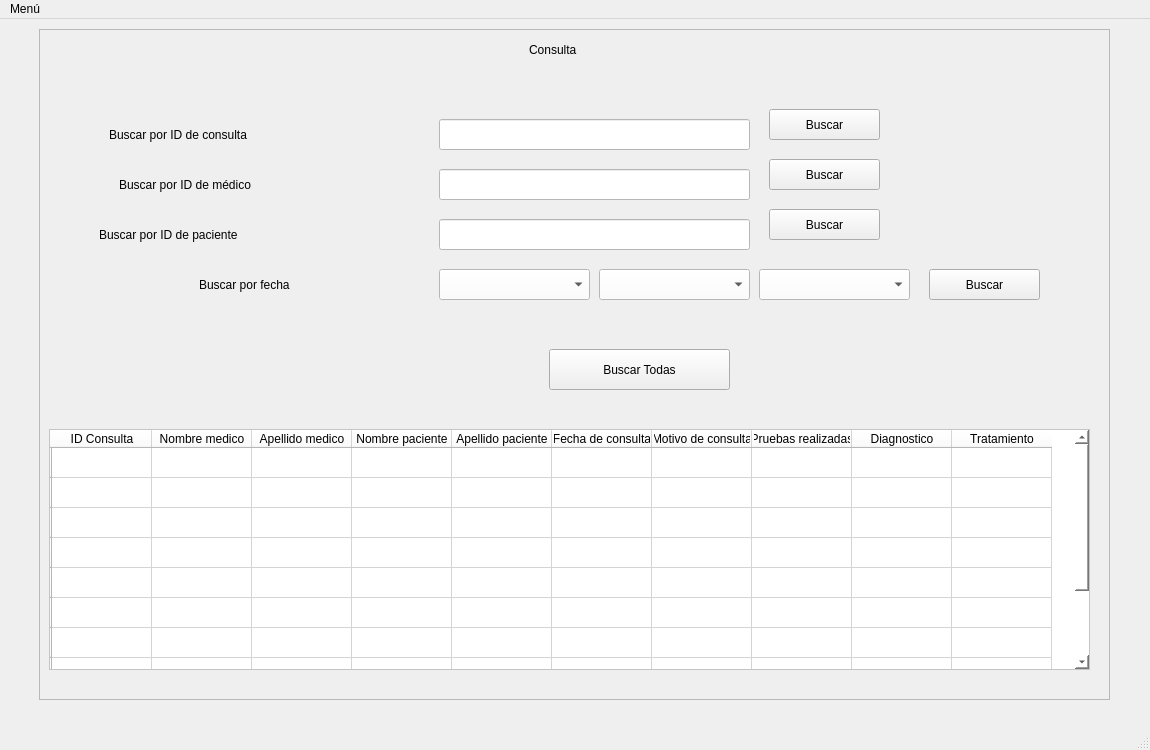
<?xml version="1.0" encoding="UTF-8"?>
<ui version="4.0">
 <class>BuscarConsulta</class>
 <widget class="QMainWindow" name="BuscarConsulta">
  <property name="geometry">
   <rect>
    <x>0</x>
    <y>0</y>
    <width>1150</width>
    <height>750</height>
   </rect>
  </property>
  <property name="minimumSize">
   <size>
    <width>1100</width>
    <height>700</height>
   </size>
  </property>
  <property name="maximumSize">
   <size>
    <width>1150</width>
    <height>750</height>
   </size>
  </property>
  <property name="windowTitle">
   <string>Buscar consulta</string>
  </property>
  <property name="styleSheet">
   <string notr="true"/>
  </property>
  <widget class="QWidget" name="centralwidget">
   <widget class="QFrame" name="frame">
    <property name="geometry">
     <rect>
      <x>39</x>
      <y>10</y>
      <width>1071</width>
      <height>671</height>
     </rect>
    </property>
    <property name="frameShape">
     <enum>QFrame::StyledPanel</enum>
    </property>
    <property name="frameShadow">
     <enum>QFrame::Raised</enum>
    </property>
    <widget class="QLabel" name="label">
     <property name="geometry">
      <rect>
       <x>490</x>
       <y>10</y>
       <width>111</width>
       <height>21</height>
      </rect>
     </property>
     <property name="text">
      <string>Consulta</string>
     </property>
    </widget>
    <widget class="QTableWidget" name="TablaConsultas">
     <property name="geometry">
      <rect>
       <x>10</x>
       <y>400</y>
       <width>1041</width>
       <height>241</height>
      </rect>
     </property>
     <property name="styleSheet">
      <string notr="true">background-color: rgb(255, 255, 255);
color: rgb(0, 0, 0);
font: 8.5pt &quot;MS Shell Dlg 2&quot;;</string>
     </property>
     <row>
      <property name="text">
       <string/>
      </property>
     </row>
     <row>
      <property name="text">
       <string/>
      </property>
     </row>
     <row>
      <property name="text">
       <string/>
      </property>
     </row>
     <row>
      <property name="text">
       <string/>
      </property>
     </row>
     <row>
      <property name="text">
       <string/>
      </property>
     </row>
     <row>
      <property name="text">
       <string/>
      </property>
     </row>
     <row>
      <property name="text">
       <string/>
      </property>
     </row>
     <row>
      <property name="text">
       <string/>
      </property>
     </row>
     <row>
      <property name="text">
       <string/>
      </property>
     </row>
     <row>
      <property name="text">
       <string/>
      </property>
     </row>
     <column>
      <property name="text">
       <string>ID Consulta</string>
      </property>
     </column>
     <column>
      <property name="text">
       <string>Nombre medico</string>
      </property>
     </column>
     <column>
      <property name="text">
       <string>Apellido medico</string>
      </property>
     </column>
     <column>
      <property name="text">
       <string>Nombre paciente</string>
      </property>
     </column>
     <column>
      <property name="text">
       <string>Apellido paciente</string>
      </property>
     </column>
     <column>
      <property name="text">
       <string>Fecha de consulta</string>
      </property>
     </column>
     <column>
      <property name="text">
       <string>Motivo de consulta</string>
      </property>
     </column>
     <column>
      <property name="text">
       <string>Pruebas realizadas</string>
      </property>
     </column>
     <column>
      <property name="text">
       <string>Diagnostico</string>
      </property>
     </column>
     <column>
      <property name="text">
       <string>Tratamiento</string>
      </property>
     </column>
    </widget>
    <widget class="QPushButton" name="botonBuscar">
     <property name="geometry">
      <rect>
       <x>510</x>
       <y>320</y>
       <width>181</width>
       <height>41</height>
      </rect>
     </property>
     <property name="text">
      <string>Buscar Todas</string>
     </property>
    </widget>
    <widget class="QLabel" name="label_2">
     <property name="geometry">
      <rect>
       <x>70</x>
       <y>90</y>
       <width>311</width>
       <height>31</height>
      </rect>
     </property>
     <property name="text">
      <string>Buscar por ID de consulta</string>
     </property>
    </widget>
    <widget class="QLineEdit" name="InputIdConsulta">
     <property name="geometry">
      <rect>
       <x>400</x>
       <y>90</y>
       <width>311</width>
       <height>31</height>
      </rect>
     </property>
     <property name="styleSheet">
      <string notr="true">background-color: rgb(255, 255, 255);</string>
     </property>
    </widget>
    <widget class="QPushButton" name="buscarIdConsulta">
     <property name="geometry">
      <rect>
       <x>730</x>
       <y>80</y>
       <width>111</width>
       <height>31</height>
      </rect>
     </property>
     <property name="text">
      <string>Buscar</string>
     </property>
    </widget>
    <widget class="QLabel" name="label_3">
     <property name="geometry">
      <rect>
       <x>80</x>
       <y>140</y>
       <width>301</width>
       <height>31</height>
      </rect>
     </property>
     <property name="text">
      <string>Buscar por ID de médico</string>
     </property>
    </widget>
    <widget class="QLineEdit" name="InputIdMedico">
     <property name="geometry">
      <rect>
       <x>400</x>
       <y>140</y>
       <width>311</width>
       <height>31</height>
      </rect>
     </property>
     <property name="styleSheet">
      <string notr="true">background-color: rgb(255, 255, 255);</string>
     </property>
    </widget>
    <widget class="QPushButton" name="buscarIdMedico">
     <property name="geometry">
      <rect>
       <x>730</x>
       <y>130</y>
       <width>111</width>
       <height>31</height>
      </rect>
     </property>
     <property name="text">
      <string>Buscar</string>
     </property>
    </widget>
    <widget class="QLabel" name="label_4">
     <property name="geometry">
      <rect>
       <x>60</x>
       <y>190</y>
       <width>311</width>
       <height>31</height>
      </rect>
     </property>
     <property name="text">
      <string>Buscar por ID de paciente</string>
     </property>
    </widget>
    <widget class="QLineEdit" name="InputIdPaciente">
     <property name="geometry">
      <rect>
       <x>400</x>
       <y>190</y>
       <width>311</width>
       <height>31</height>
      </rect>
     </property>
     <property name="styleSheet">
      <string notr="true">background-color: rgb(255, 255, 255);</string>
     </property>
    </widget>
    <widget class="QPushButton" name="buscarIdPaciente">
     <property name="geometry">
      <rect>
       <x>730</x>
       <y>180</y>
       <width>111</width>
       <height>31</height>
      </rect>
     </property>
     <property name="text">
      <string>Buscar</string>
     </property>
    </widget>
    <widget class="QLabel" name="label_5">
     <property name="geometry">
      <rect>
       <x>160</x>
       <y>240</y>
       <width>211</width>
       <height>31</height>
      </rect>
     </property>
     <property name="text">
      <string>Buscar por fecha</string>
     </property>
    </widget>
    <widget class="QComboBox" name="inputA">
     <property name="geometry">
      <rect>
       <x>400</x>
       <y>240</y>
       <width>151</width>
       <height>31</height>
      </rect>
     </property>
     <property name="styleSheet">
      <string notr="true">color: rgb(0, 0, 0);
background-color: rgb(255, 255, 255);</string>
     </property>
     <item>
      <property name="text">
       <string/>
      </property>
     </item>
     <item>
      <property name="text">
       <string>2021</string>
      </property>
     </item>
     <item>
      <property name="text">
       <string>2022</string>
      </property>
     </item>
     <item>
      <property name="text">
       <string>2023</string>
      </property>
     </item>
     <item>
      <property name="text">
       <string>2024</string>
      </property>
     </item>
     <item>
      <property name="text">
       <string>2025</string>
      </property>
     </item>
     <item>
      <property name="text">
       <string>2026</string>
      </property>
     </item>
     <item>
      <property name="text">
       <string>2027</string>
      </property>
     </item>
     <item>
      <property name="text">
       <string>2028</string>
      </property>
     </item>
     <item>
      <property name="text">
       <string>2029</string>
      </property>
     </item>
     <item>
      <property name="text">
       <string>2030</string>
      </property>
     </item>
    </widget>
    <widget class="QComboBox" name="inputM">
     <property name="geometry">
      <rect>
       <x>560</x>
       <y>240</y>
       <width>151</width>
       <height>31</height>
      </rect>
     </property>
     <property name="styleSheet">
      <string notr="true">background-color: rgb(255, 255, 255);
color: rgb(0, 0, 0);</string>
     </property>
     <item>
      <property name="text">
       <string/>
      </property>
     </item>
     <item>
      <property name="text">
       <string>-01-</string>
      </property>
     </item>
     <item>
      <property name="text">
       <string>-02-</string>
      </property>
     </item>
     <item>
      <property name="text">
       <string>-03-</string>
      </property>
     </item>
     <item>
      <property name="text">
       <string>-04-</string>
      </property>
     </item>
     <item>
      <property name="text">
       <string>-05-</string>
      </property>
     </item>
     <item>
      <property name="text">
       <string>-06-</string>
      </property>
     </item>
     <item>
      <property name="text">
       <string>-07-</string>
      </property>
     </item>
     <item>
      <property name="text">
       <string>-08-</string>
      </property>
     </item>
     <item>
      <property name="text">
       <string>-09-</string>
      </property>
     </item>
     <item>
      <property name="text">
       <string>-10-</string>
      </property>
     </item>
     <item>
      <property name="text">
       <string>-11-</string>
      </property>
     </item>
     <item>
      <property name="text">
       <string>-12-</string>
      </property>
     </item>
    </widget>
    <widget class="QComboBox" name="inputD">
     <property name="geometry">
      <rect>
       <x>720</x>
       <y>240</y>
       <width>151</width>
       <height>31</height>
      </rect>
     </property>
     <property name="styleSheet">
      <string notr="true">color: rgb(0, 0, 0);
background-color: rgb(255, 255, 255);</string>
     </property>
     <item>
      <property name="text">
       <string/>
      </property>
     </item>
     <item>
      <property name="text">
       <string>01</string>
      </property>
     </item>
     <item>
      <property name="text">
       <string>02</string>
      </property>
     </item>
     <item>
      <property name="text">
       <string>03</string>
      </property>
     </item>
     <item>
      <property name="text">
       <string>04</string>
      </property>
     </item>
     <item>
      <property name="text">
       <string>05</string>
      </property>
     </item>
     <item>
      <property name="text">
       <string>06</string>
      </property>
     </item>
     <item>
      <property name="text">
       <string>07</string>
      </property>
     </item>
     <item>
      <property name="text">
       <string>08</string>
      </property>
     </item>
     <item>
      <property name="text">
       <string>09</string>
      </property>
     </item>
     <item>
      <property name="text">
       <string>10</string>
      </property>
     </item>
     <item>
      <property name="text">
       <string>11</string>
      </property>
     </item>
     <item>
      <property name="text">
       <string>12</string>
      </property>
     </item>
     <item>
      <property name="text">
       <string>13</string>
      </property>
     </item>
     <item>
      <property name="text">
       <string>14</string>
      </property>
     </item>
     <item>
      <property name="text">
       <string>15</string>
      </property>
     </item>
     <item>
      <property name="text">
       <string>16</string>
      </property>
     </item>
     <item>
      <property name="text">
       <string>17</string>
      </property>
     </item>
     <item>
      <property name="text">
       <string>18</string>
      </property>
     </item>
     <item>
      <property name="text">
       <string>19</string>
      </property>
     </item>
     <item>
      <property name="text">
       <string>20</string>
      </property>
     </item>
     <item>
      <property name="text">
       <string>21</string>
      </property>
     </item>
     <item>
      <property name="text">
       <string>22</string>
      </property>
     </item>
     <item>
      <property name="text">
       <string>23</string>
      </property>
     </item>
     <item>
      <property name="text">
       <string>24</string>
      </property>
     </item>
     <item>
      <property name="text">
       <string>25</string>
      </property>
     </item>
     <item>
      <property name="text">
       <string>26</string>
      </property>
     </item>
     <item>
      <property name="text">
       <string>27</string>
      </property>
     </item>
     <item>
      <property name="text">
       <string>28</string>
      </property>
     </item>
     <item>
      <property name="text">
       <string>29</string>
      </property>
     </item>
     <item>
      <property name="text">
       <string>30</string>
      </property>
     </item>
     <item>
      <property name="text">
       <string>31</string>
      </property>
     </item>
    </widget>
    <widget class="QPushButton" name="botonBuscarFecha">
     <property name="geometry">
      <rect>
       <x>890</x>
       <y>240</y>
       <width>111</width>
       <height>31</height>
      </rect>
     </property>
     <property name="text">
      <string>Buscar</string>
     </property>
    </widget>
   </widget>
  </widget>
  <widget class="QMenuBar" name="menubar">
   <property name="geometry">
    <rect>
     <x>0</x>
     <y>0</y>
     <width>1150</width>
     <height>21</height>
    </rect>
   </property>
   <widget class="QMenu" name="menuMenu">
    <property name="title">
     <string>Menú</string>
    </property>
    <addaction name="separator"/>
    <addaction name="actionRegresar"/>
   </widget>
   <addaction name="menuMenu"/>
  </widget>
  <widget class="QStatusBar" name="statusbar"/>
  <action name="actionRegresar">
   <property name="text">
    <string>Regresar</string>
   </property>
  </action>
  <action name="actionID">
   <property name="text">
    <string>ID</string>
   </property>
  </action>
  <action name="actionMotivo">
   <property name="text">
    <string>Motivo</string>
   </property>
  </action>
 </widget>
 <resources/>
 <connections/>
</ui>
